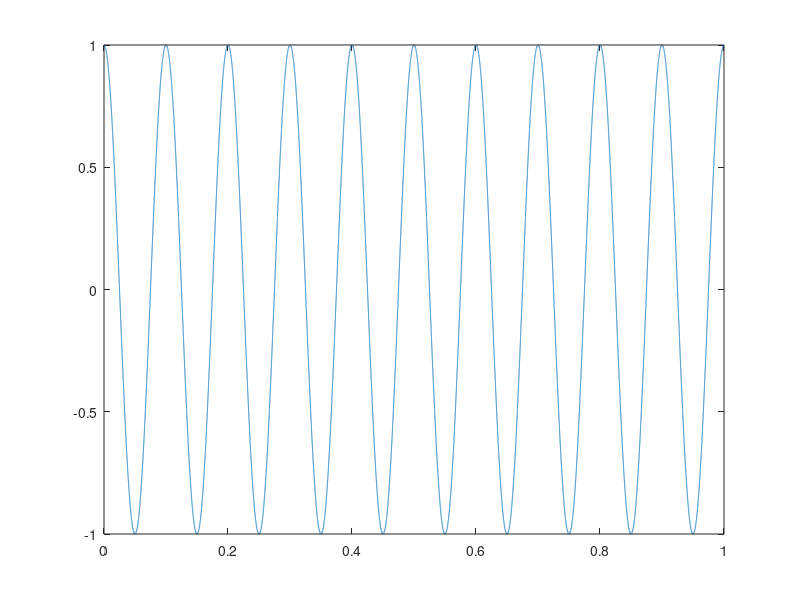
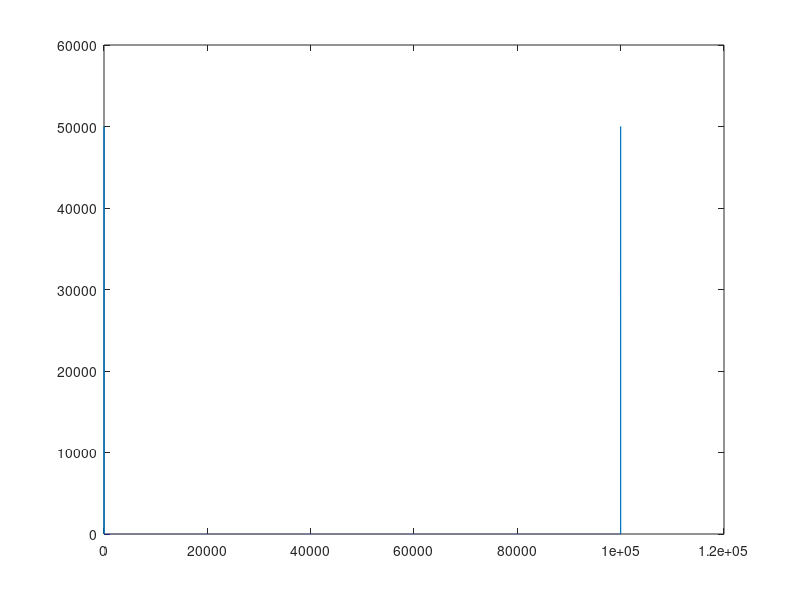
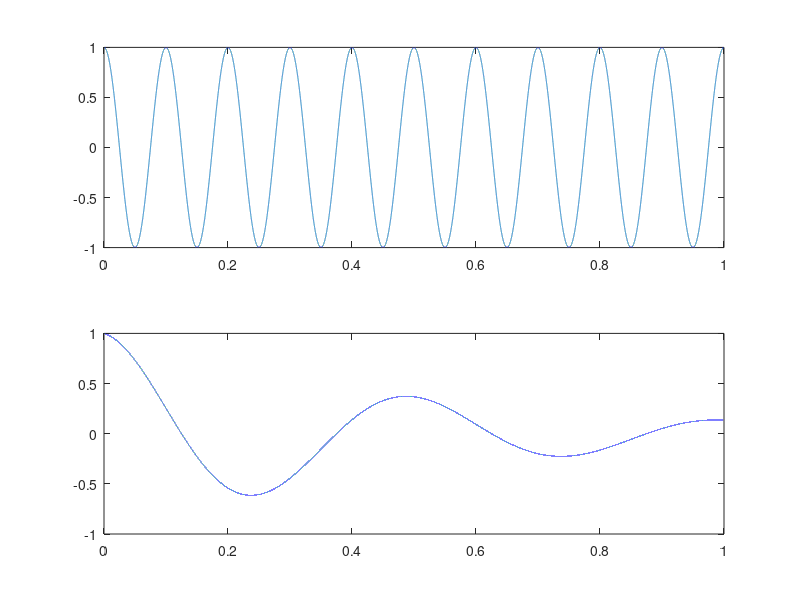
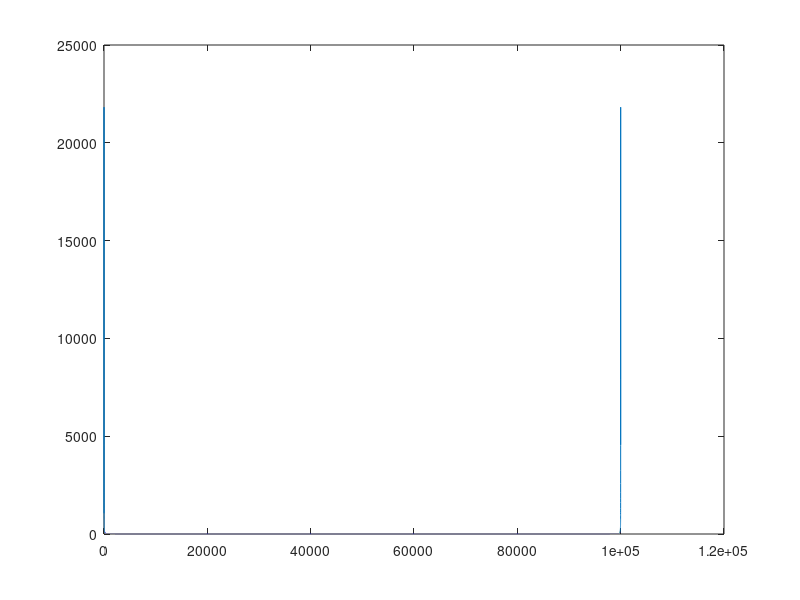

MATLAB code to generate these figures, in order:
%% Question 1
clear all;
clc;
f_0=10;%frequency of original function
t=0:0.00001:1;
x=cos(2*pi*f_0.*t);
figure;
plot(t,x);
%part b
X=fft(x);
figure;
plot(abs(X));
%part c
figure;
subplot(2,1,1);
plot(t,x);
subplot(2,1,2);
plot(abs(X));


%% Question 2
clear all;
clc;
%part a
t=0:0.00001:1;
x_2=exp(-2.*t).*cos(2*pi*2.*t);
plot(t,x_2);
%part b
X_2=fft(x_2);
figure;
plot(abs(X_2));
%part c
figure;
subplot(2,1,1);
plot(t,x_2);
subplot(2,1,2);
plot(abs(X_2));

%% Question 3
clear all;
clc
%part a
figure;
T=0.2;
t=-1:0.001:1;
x_3=abs(t)<=T/2;
plot(t,x_3);
%part b
figure;
X_3=fft(x_3);
plot(abs(X_3));
%part c
figure;
subplot(2,1,1);
plot(t,x_3);
subplot(2,1,2);
plot(abs(X_3));
